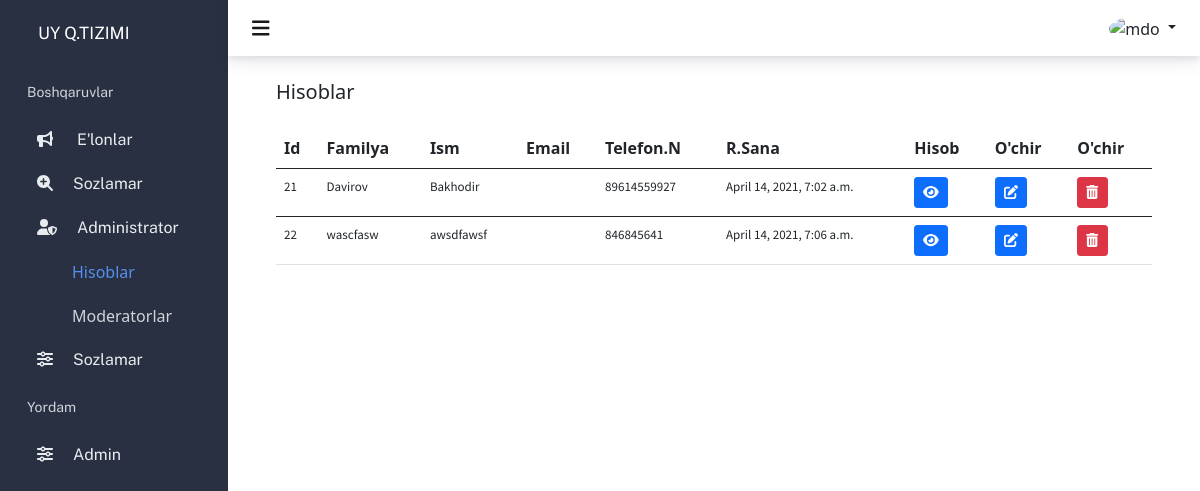
Screenshot of /admin-announcers/ (signed in) with the database file from the repository.
### administrator/models.py (models this page shows, shortened)
class Householder(models.Model):
    user = models.OneToOneField(User, on_delete = models.CASCADE, primary_key = True)
    phone_numer = models.CharField(max_length=30)
    pub_date = models.DateTimeField(auto_now_add=True)
    householder_image = models.ImageField(null=True, blank=True, upload_to='images/')
    class Meta:
        verbose_name = '2. Householder'
        verbose_name_plural = '2. Householder'

class User(AbstractUser):
    last_name = models.CharField(max_length=100)
    first_name = models.CharField(max_length=100)
    email = models.CharField(max_length=100)
    addd = models.ManyToManyField(to='search.Announcement', related_name='announcement_add', blank=True)
    class Meta:
        verbose_name = '1. All users Database'
        verbose_name_plural = '1. All users Database'

### administrator/views.py (the view)
# urls.py: path('admin-announcers/', views.admin_announcers, name='admin_announcers'),
def admin_announcers(request):
    householder = Householder.objects.all()
    context = {"householder": householder}
    return render(request, 'administrator/admin_announcers.html', context)

### administrator/templates/administrator/admin_announcers.html (shortened to what this page needs)
{% extends 'administrator/base_admin.html' %}
{% load static %}
{% block elon %}
<div id="accordion">
<li class="collapse_list" data-toggle="collapse" data-target="#collapseOne" aria-expanded="true" aria-controls="collapseOne">
<i class="fas fa-bullhorn"></i></i>
<span class="text_collapse">E'lonlar</span> </li>
</div>
{% endblock %}
{% block administrator %}
<div id="accordion">
<li class="collapse_list" data-toggle="collapse" data-target="#collapseThree" aria-expanded="true" aria-controls="collapseOne"><i class="fas fa-user-shield"></i><span class="text_collapse">Administrator</span> </li>
<div id="collapseThree" class="collapse show"  data-parent="#accordion">
<ul class="small_menu">
<a href="{% url 'admin_announcers' %}"><li style="color: #568fed;">Hisoblar</li></a>
<a href="{% url 'moderators' %}"><li>Moderatorlar</li></a>
</ul>
</div>
</div>
{% endblock %}
{% block container %}
<div class="container-fluid">
  <div class="container">
    <div class="col-lg-12 mt-4">
    <h5>Hisoblar</h5>
    </div>
    <table class="table table-hover mt-4">
      <thead>
      <tr>
        <th scope="col">Id</th>
        <th scope="col">Familya</th>
        <th scope="col">Ism</th>
        <th scope="col">Email</th>
        <th scope="col">Telefon.N</th>
        <th scope="col">R.Sana</th>
        <th scope="col">Hisob</th>
        <th scope="col">O'chir</th>
        <th scope="col">O'chir</th>
      </tr>
      </thead>
    {% for h in householder %}
    {% if user.is_active and user.is_staff %}
    <tbody>
    <tr>
      <td>{{h.user.id}}</td>
      <td>{{h.user.last_name}}</td>
      <td>{{h.user.first_name}}</td>
      <td>{{h.user.email}}</td>
      <td>{{h.phone_numer}}</td>
      <td>{{h.pub_date}}</td>
      <td><button type="button" class="btn btn-primary btn-sm" data-bs-toggle="modal" data-bs-target="#user{{h.user.id}}"><i class="fas fa-eye"></i></button></td>
      <td>
        <a href="{% url 'admin_announcers_update' h.user.id %}">
        <button type="button" class="btn btn-primary btn-sm"><i class="fas fa-edit"></i></button>
        </a>
      </td>
      <td>
        <a href="{% url 'admin_announcers_delete' h.user.id %}">
        <button type="button" class="btn btn-danger btn-sm"><i class="fas fa-trash-alt"></i></button>
        </a>
      </td>
    </tr>
  </tbody>
  {% endif %}
  {% endfor %}
  </table>
  </div>
</div>
{% endblock %}

### administrator/templates/administrator/base_admin.html (shortened to what this page needs)
<!DOCTYPE html>
<html lang="en">
<head>
{% load static %}
<link href="https://cdn.jsdelivr.net/npm/bootstrap@5.0.0-beta2/dist/css/bootstrap.min.css" rel="stylesheet">
<link rel="stylesheet" type="text/css" href="{% static 'style/style.css' %}">
<link rel="stylesheet" type="text/css" href="{% static 'style/admin.css' %}">
</head>
<body>
<div class="container-fluid">
<div class="row">
<div class="menuopen">
<div class="sticky-lg-top">
<div class="logo_div">
<a class="sidebar-brand" href="{% url 'administrator' %}">UY Q.TIZIMI</a>
</div>
<ul class="big_menu">
<li class="paragraf_list">Boshqaruvlar</li>
{% block elon %}{% endblock %}
<div id="accordion">
<li class="collapse_list" data-toggle="collapse" data-target="#hause5" aria-expanded="true" aria-controls="collapseOne"><i class="fas fa-search-plus"></i><span class="text_collapse">Sozlamar</span> </li>
</div>
{% block administrator %}{% endblock %}
<div id="accordion">
<li class="collapse_list" data-toggle="collapse" data-target="#hause3" aria-expanded="true" aria-controls="collapseOne"><i class="fas fa-sliders-h"></i><span class="text_collapse">Sozlamar</span> </li>
</div>
<li class="paragraf_list">Yordam</li>
<div id="accordion">
<li class="collapse_list" data-toggle="collapse" data-target="#hause4" aria-expanded="true" aria-controls="collapseOne"><i class="fas fa-sliders-h"></i><span class="text_collapse">Admin</span> </li>
</div>
</ul>
</div>
</div>
<div class="info-open ps-0 px-0">
<nav class="navbar navbar-light bg-white sticky-lg-top admin_announcements_border rounded-0">
<div class="container-fluid">
<a class="navbar-brand" id="toggle"><i class="fas fa-bars"></i></a>
<div class="d-flex align-items-center">
  <div class="flex-shrink-0 dropdown">
  <a href="#" class="d-block link-dark text-decoration-none dropdown-toggle show" id="dropdownUser1" data-bs-toggle="dropdown" aria-expanded="true">
  <img src="{{request.user.useradminpage.admin_image.url}}" alt="mdo" width="32" height="32" class="rounded-circle">
  </a>
  </div>
  </div>
</div>
</nav>
{% block container %}
{% endblock %}
</div>
</div>
</div>
</body>
</html>

### static/style/admin.css (style rules this page uses)
.admin_announcements_border { border-top-left-radius: 5px; border-top-right-radius: 5px; border-bottom-left-radius: 5px; border-bottom-right-radius: 5px; box-shadow: 0 7px 14px 0 rgb(59 65 94 / 10%), 0 3px 6px 0 rgb(0 0 0 / 7%); height: auto; border: 0px; }
table td { font-family: 'Andika', sans-serif; font-family: 'Baloo Chettan 2', cursive; font-family: 'Open Sans', sans-serif; font-family: 'PT Sans Caption', sans-serif; font-family: 'Source Sans Pro', sans-serif; font-size: 13px; }
.menuopen { width: 19%; height: 1000px; background-color: rgb(41,48,66); }
.info-open { width: 81%; }
.big_menu { padding-left: 0; margin-left: 0; margin-left: 15px; }
.small_menu { margin-left: 13px; }
.small_menu li { padding-top: 10px; padding-bottom: 10px; color: #ced4da; list-style-type: none; }
.paragraf_list { list-style: ; font-family: 'Public Sans', sans-serif; font-size: 14px; padding: 15px; margin-left: 0px; padding-left: 0px; list-style-type: none; color: #ced4da; }
.collapse_list { font-family: 'Public Sans', sans-serif; padding: 10px; list-style-type: none; color: #e9ecef; }
.text_collapse { margin-left: 20px; }
.sidebar-brand { color: white; text-decoration: none; font-family: 'Public Sans', sans-serif; }
a { text-decoration: none; }

### administrator/templates/administrator/base_admin.html (style rules this page uses)
.logo_div { padding-top: 20px; padding-bottom: 20px; padding-left: 26px; font-size: 17px; }

### rows the page displays
Householder: user.id "21", user.last_name "Davirov", user.first_name "Bakhodir", phone_numer "89614559927", pub_date "April 14, 2021, 7:02 a.m."
Householder: user.id "22", user.last_name "wascfasw", user.first_name "awsdfawsf", phone_numer "846845641", pub_date "April 14, 2021, 7:06 a.m."
